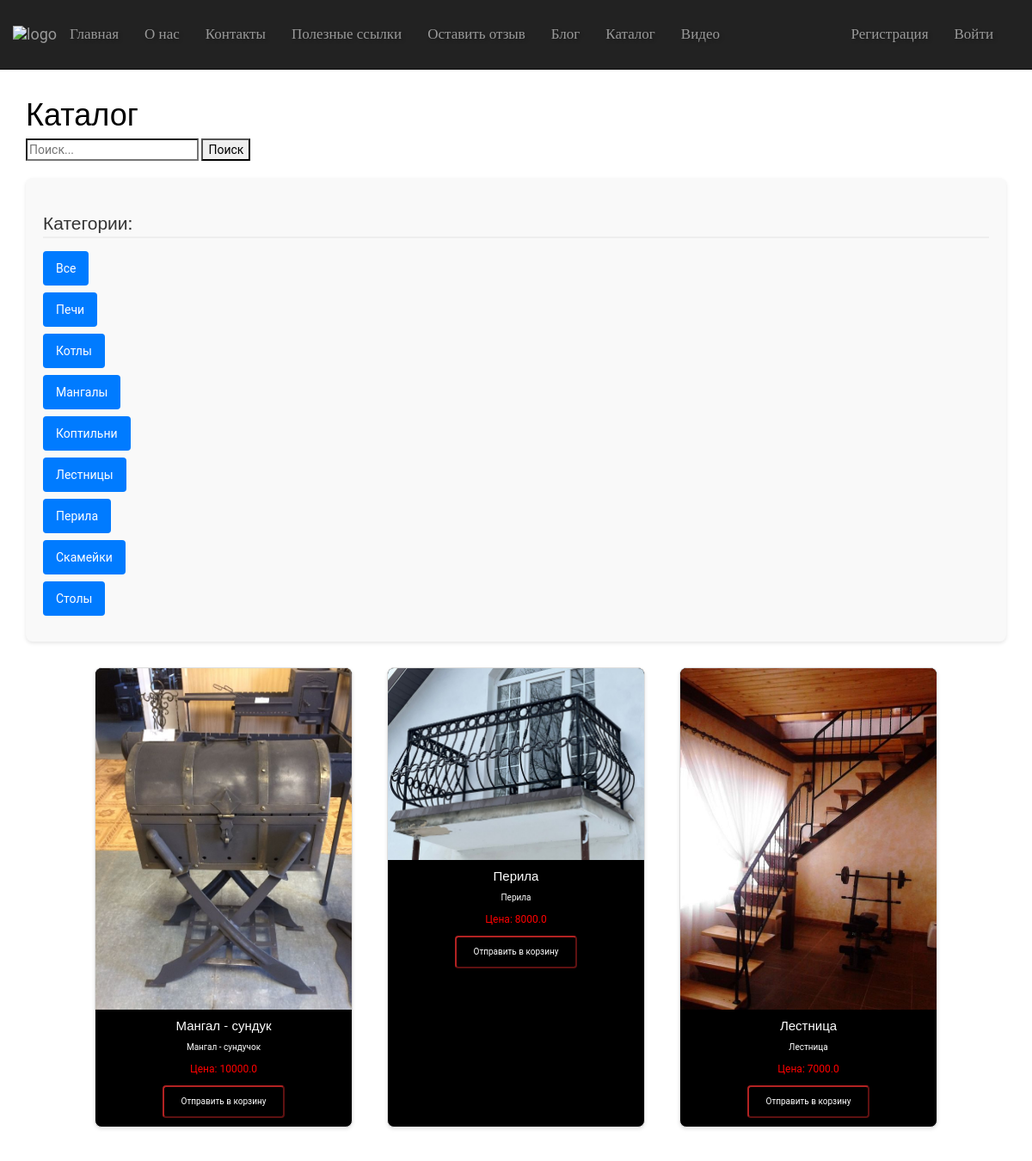
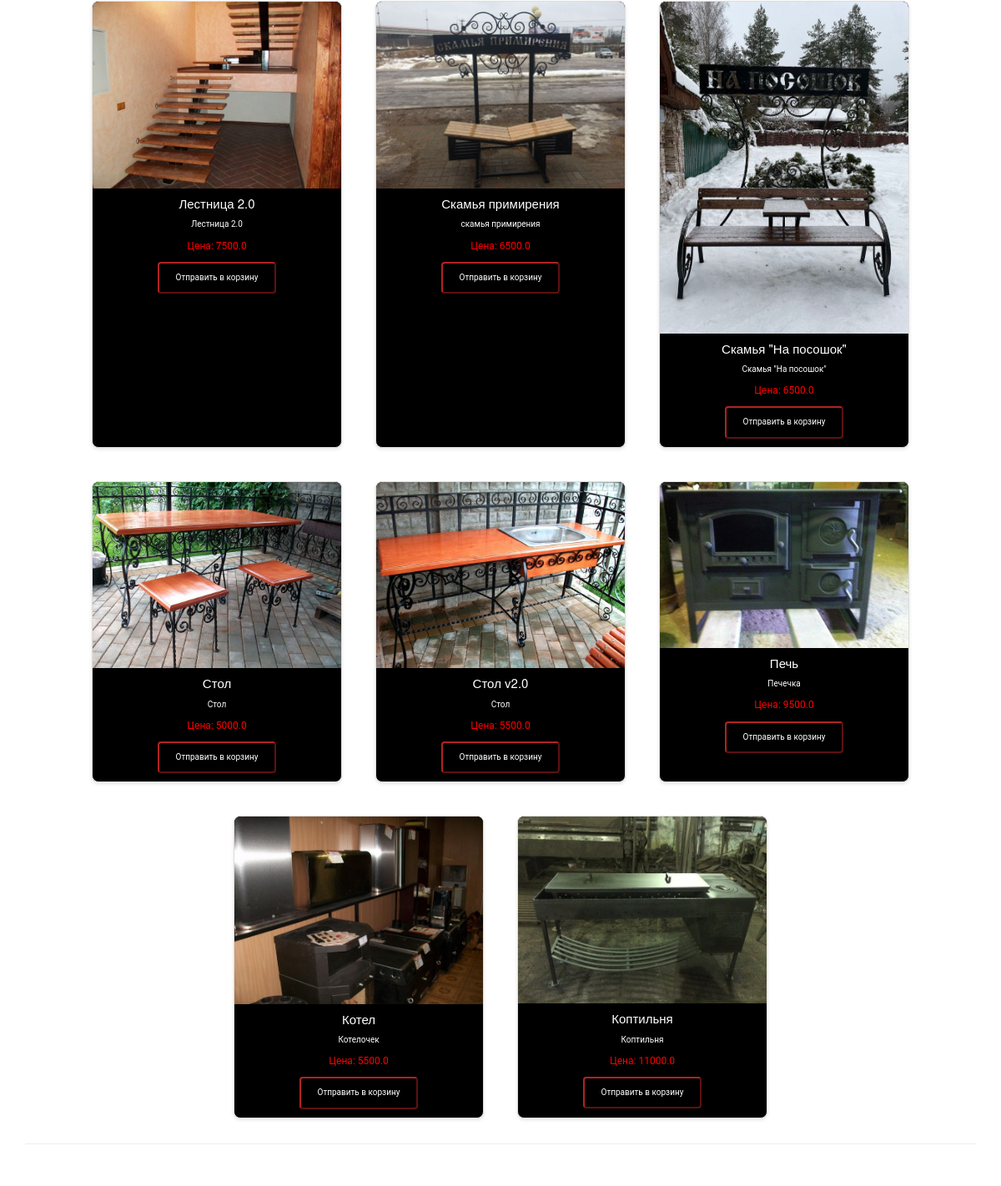
Page /catalog/ on the committed database (2 pictures, top to bottom).
### app/models.py (models this page shows, shortened)
class Product(models.Model):
    CATEGORY_CHOICES = [
        ('Stoves', 'Печи'),
        ('Boilers', 'Котлы'),
        ('Barbecues', 'Мангалы'),
        ('Smokers', 'Коптильни'),
        ('Stairs', 'Лестницы'),
        ('Railings', 'Перила'),
        ('Benches', 'Скамейки'),
        ('Tables', 'Столы'),
    ]
    title = models.CharField(max_length=100, verbose_name="Название")
    description = models.TextField(verbose_name="Описание")
    price = models.DecimalField(max_digits=10, decimal_places=1, verbose_name="Цена")
    image = models.FileField(upload_to='products/', verbose_name="Изображение")
    category = models.CharField(max_length=20, choices=CATEGORY_CHOICES, verbose_name="Категория")
    class Meta:
        verbose_name = "Товар"
        verbose_name_plural = "Товары"

### app/views.py (the view)
# urls.py: path('catalog/', views.catalog, name='catalog'),
def catalog(request):
    query = request.GET.get('search')
    category = request.GET.get('category')
    if query:
        products = Product.objects.filter(title__icontains=query)
    elif category:
        products = Product.objects.filter(category=category)
    else:
        products = Product.objects.all()
    paginator = Paginator(products, 20)  # Показывать 20 продуктов на странице
    page_number = request.GET.get('page')
    page_obj = paginator.get_page(page_number)
    context = {
        'products': page_obj,
    }
    logger.info(f"Catalog view accessed with query: {query}, category: {category}")
    return render(request, 'app/catalog.html', context)

### app/templates/app/catalog.html (shortened to what this page needs)
{% extends "app/layout.html" %}
{% block content %}
{% load static %}
<div class="catalog-header">
    <h1>Каталог</h1>
    <form method="get" action="{% url 'catalog' %}">
        <input type="text" name="search" placeholder="Поиск...">
        <button type="submit">Поиск</button>
    </form>
</div>
<div class="categories">
    <h2>Категории:</h2>
    <ul>
        <li><a href="{% url 'catalog' %}" class="back-link">Все</a></li>
        <li><a href="{% url 'catalog' %}?category=Stoves" class="back-link">Печи</a></li>
        <li><a href="{% url 'catalog' %}?category=Boilers" class="back-link">Котлы</a></li>
        <li><a href="{% url 'catalog' %}?category=Barbecues" class="back-link">Мангалы</a></li>
        <li><a href="{% url 'catalog' %}?category=Smokers" class="back-link">Коптильни</a></li>
        <li><a href="{% url 'catalog' %}?category=Stairs" class="back-link">Лестницы</a></li>
        <li><a href="{% url 'catalog' %}?category=Railings" class="back-link">Перила</a></li>
        <li><a href="{% url 'catalog' %}?category=Benches" class="back-link">Скамейки</a></li>
        <li><a href="{% url 'catalog' %}?category=Tables" class="back-link">Столы</a></li>
    </ul>
</div>
<div class="products-grid">
    {% for product in products %}
    <div class="product-card">
        <img src="{{ product.image.url }}" alt="{{ product.title }}" class="product-image">
        <h3 class="product-title">{{ product.title }}</h3>
        <p class="product-description">{{ product.description }}</p>
        <p class="product-price">Цена: {{ product.price }}</p>
        <form method="post" action="{% url 'add_to_cart' product.id %}">
            <button type="submit" class="add-to-cart-btn">Отправить в корзину</button>
        </form>
    </div>
    {% endfor %}
</div>
{% endblock %}

### app/templates/app/layout.html (shortened to what this page needs)
<!DOCTYPE html>
<html>
<head>
    {% load staticfiles %}
    <link rel="stylesheet" type="text/css" href="{% static 'app/content/bootstrap.min.css' %}" />
    <link rel="stylesheet" type="text/css" href="{% static 'app/content/site.css' %}" />
</head>
<body>
    <div class="navbar navbar-inverse navbar-fixed-top">
        <div class="container">
            <div class="navbar-header">
                <a href="/" class="navbar-brand"> <img src="{% static 'app/content/logo_metall.jpg' %}" alt="logo" /> </a>
            </div>
            <div class="navbar-collapse collapse">
                <ul class="nav navbar-nav">
                    <li><a href="{% url 'home' %}">Главная</a></li>
                    <li><a href="{% url 'about' %}">О нас</a></li>
                    <li><a href="{% url 'contact' %}">Контакты</a></li>
                    <li><a href="{% url 'links' %}">Полезные ссылки</a></li>
                    <li><a href="{% url 'pool' %}">Оставить отзыв</a></li>
                    <li><a href="{% url 'blog' %}">Блог</a></li>
                    <li><a href=" {% url 'catalog' %}">Каталог</a></li>
                    <li><a href="{% url 'videopost' %}">Видео</a></li>
                </ul>
                {% include 'app/loginpartial.html' %}
            </div>
        </div>
    </div>
    <div class="container body-content">
{% block content %}{% endblock %}
        <hr/>
        <footer>
            <p class="white-text">&copy; 2024 - PskovMetall</p>
        </footer>
    </div>
</body>
</html>

### app/templates/app/loginpartial.html (shortened to what this page needs)
{% if user.is_authenticated %}
{% load static %}
{% else %}
<ul class="nav navbar-nav navbar-right">
    {% if not user.is_authenticated %}
    <li><a href="{% url 'registration' %}">Регистрация</a></li>
    {% endif %}
    <li><a href="{% url 'login' %}">Войти</a></li>
</ul>
{% endif %}

### app/static/app/content/site.css (style rules this page uses)
body { padding-top: 80px; padding-bottom: 20px; margin: 0; padding: 0; font-family: 'Roboto', sans-serif; overflow-x: hidden; background-image: url('background.jpg'); background-repeat: no-repeat; background-size: cover; background-position: center; color: black; min-height: 100vh; }
.body-content { padding-left: 15px; padding-right: 15px; }
input, select, textarea { max-width: 280px; }
:root { --autumn-orange: #D2691E; --autumn-brown: #8B4513; --autumn-yellow: #DAA520; --autumn-red: #B22222; --cream: #FFF8DC; }
body, html { margin: 0; padding: 0; font-family: 'Roboto', sans-serif; background-image: url('background.jpg'); color: black; overflow-x: hidden; }
.navbar { min-height: 80px; }
.navbar-fixed-top { position: sticky; top: 0; margin-top: -10px; }
.navbar-brand { padding: 0; height: 80px; display: flex; align-items: center; }
.navbar-brand img { height: auto; max-height: 60px; display: inline-block; }
.navbar-nav > li > a { padding-top: 20px; padding-bottom: 10px; font-family: 'Playfair Display', serif; font-size: 1.7rem; color: var(--cream); margin: 1rem 0; text-shadow: 2px 2px 4px rgba(0,0,0,0.3); }
.white-text { color: white; }
.back-link { color: orangered; }
.products-grid { display: flex; flex-wrap: wrap; gap: 20px; justify-content: center; }
.product-card { background-color: black; border: 1px solid #ddd; border-radius: 8px; box-shadow: 0 2px 4px rgba(0, 0, 0, 0.1); overflow: hidden; transition: transform 0.3s; width: 300px; margin: 10px; color: white; }
.product-image { width: 100%; height: auto; display: block; }
.product-title { font-size: 1.5rem; margin: 10px 0; text-align: center; }
.product-description { font-size: 1rem; margin: 10px; text-align: center; }
.product-price { font-size: 1.2rem; margin: 10px; text-align: center; color: red; }
.add-to-cart-btn { color: #fff; background-color: black; border-color: #B22222; padding: 10px 20px; font-size: 1rem; cursor: pointer; transition: background-color 0.3s; display: block; margin: 0 auto 10px; border-radius: 4px; }
.categories { background-color: #f9f9f9; padding: 20px; border-radius: 8px; box-shadow: 0 2px 4px rgba(0, 0, 0, 0.1); margin: 20px 0; }
.categories h2 { color: #333; font-size: 1.5em; margin-bottom: 15px; border-bottom: 2px solid #eee; padding-bottom: 5px; }
.categories ul { list-style: none; padding: 0; }
.categories li { margin-bottom: 8px; }
.categories a.back-link { display: inline-block; padding: 10px 15px; text-decoration: none; background-color: #007bff; color: white; border-radius: 4px; transition: background-color 0.3s ease; }

### rows in the picture
Product: image (picture), title "Мангал - сундук", description "Мангал - сундучок", price "10000.0"
Product: image (picture), title "Перила", description "Перила", price "8000.0"
Product: image (picture), title "Лестница", description "Лестница", price "7000.0"
Product: image (picture), title "Лестница 2.0", description "Лестница 2.0", price "7500.0"
Product: image (picture), title "Скамья примирения", description "скамья примирения", price "6500.0"
Product: image (picture), title "Скамья \"На посошок\"", description "Скамья \"На посошок\"", price "6500.0"
Product: image (picture), title "Стол", description "Стол", price "5000.0"
Product: image (picture), title "Стол v2.0", description "Стол", price "5500.0"
Product: image (picture), title "Печь", description "Печечка", price "9500.0"
Product: image (picture), title "Котел", description "Котелочек", price "5500.0"
Product: image (picture), title "Коптильня", description "Коптильня", price "11000.0"
